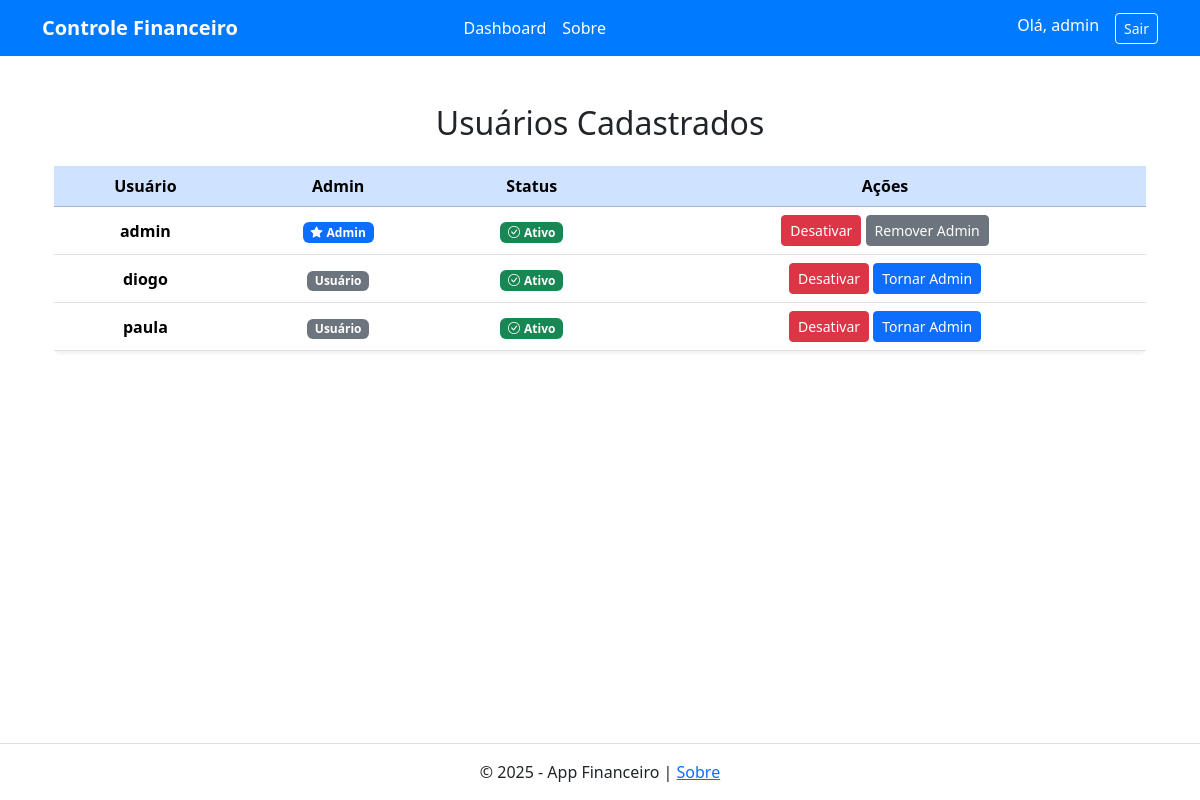
Page /admin/usuários (signed in) on the earlier database version.
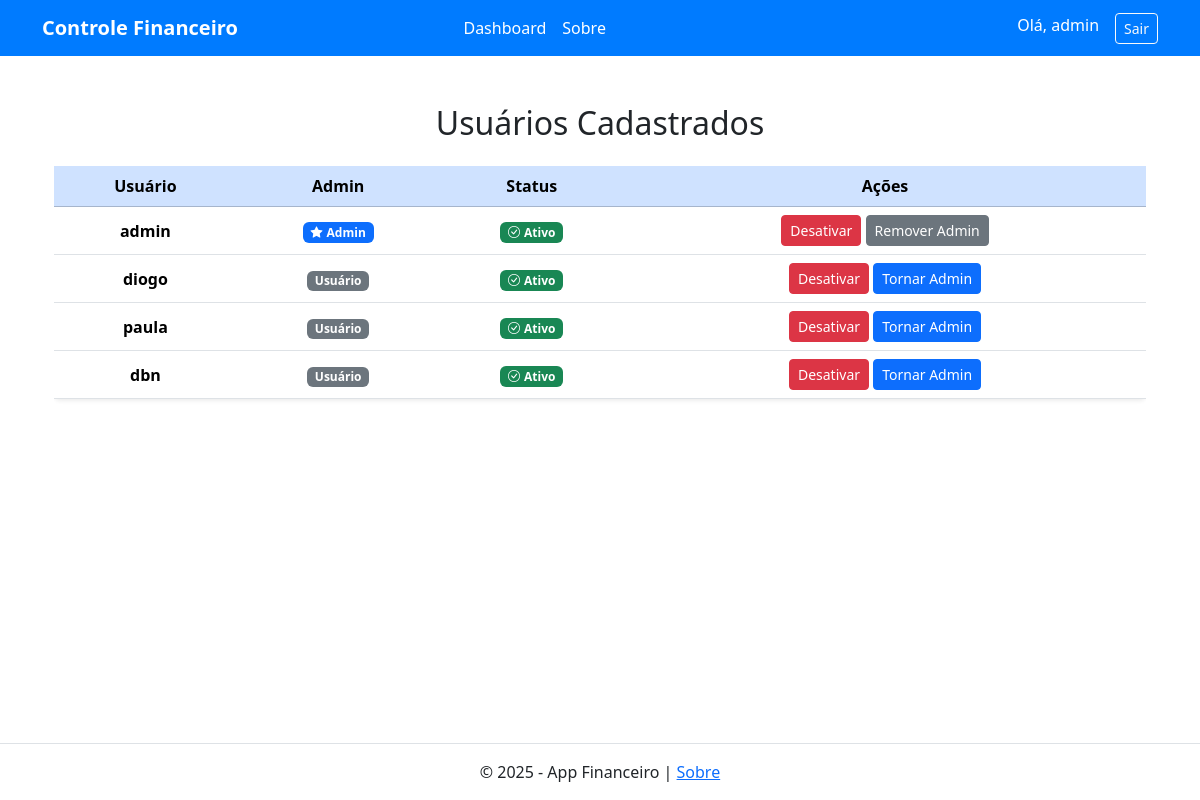
Same page on the later database version.
### tables this page shows
CREATE TABLE usuarios (
            id INTEGER PRIMARY KEY AUTOINCREMENT,
            username TEXT NOT NULL UNIQUE,
            senha_hash TEXT NOT NULL
        , is_admin BOOLEAN DEFAULT 0, ativo BOOLEAN DEFAULT 1, nome TEXT, sobrenome TEXT, cpf TEXT, nascimento TEXT, cidade TEXT, estado TEXT, celular TEXT, email TEXT, origem TEXT, canal TEXT);

### app.py (the view)
@app.route('/admin/usuários')
def listar_usuarios():
    if not session.get('is_admin'):
        flash('Acesso restrito para administradores.', 'danger')
        return redirect(url_for('login'))
    with sqlite3.connect('financeiro.db') as conexao:
        cursor = conexao.cursor()
        cursor.execute("SELECT id, username, senha_hash, is_admin, ativo FROM usuarios")
        usuarios = cursor.fetchall()
    return render_template('admin/usuarios.html', usuarios=usuarios)

### templates/admin/usuarios.html (shortened to what this page needs)
{% extends 'base.html' %}
{% block content %}
<div class="container mt-5">
    <h2 class="mb-4 text-center">Usuários Cadastrados</h2>
    <div class="table-responsive">
        <table class="table table-hover align-middle text-center shadow-sm rounded">
            <thead class="table-primary">
                <tr>
                    <th>Usuário</th>
                    <th>Admin</th>
                    <th>Status</th>
                    <th>Ações</th>
                </tr>
            </thead>
            <tbody>
                {% for usuario in usuarios %}
                <tr>
                    <td class="fw-semibold">{{ usuario[1] }}</td>
                    <td>
                        {% if usuario[3] %}
                            <span class="badge bg-primary"><i class="bi bi-star-fill me-1"></i>Admin</span>
                        {% else %}
                            <span class="badge bg-secondary">Usuário</span>
                        {% endif %}
                    </td>
                    <td>
                        {% if usuario[4] == 1 %}
                            <span class="badge bg-success"><i class="bi bi-check-circle me-1"></i>Ativo</span>
                        {% else %}
                            <span class="badge bg-danger"><i class="bi bi-x-circle me-1"></i>Inativo</span>
                        {% endif %}
                    </td>
                    <td>
                        <button class="btn btn-sm {% if usuario[4] %}btn-danger{% else %}btn-success{% endif %}"
                                data-bs-toggle="modal"
                                data-bs-target="#confirmarAcao{{ usuario[0] }}">
                            {% if usuario[4] %}Desativar{% else %}Ativar{% endif %}
                        </button>
                        <button class="btn btn-sm {% if usuario[3] %}btn-secondary{% else %}btn-primary{% endif %}"
                                data-bs-toggle="modal"
                                data-bs-target="#confirmarAdmin{{ usuario[0] }}">
                            {% if usuario[3] %}Remover Admin{% else %}Tornar Admin{% endif %}
                        </button>
                    </td>
                </tr>
                {% endfor %}
            </tbody>
        </table>
    </div>
</div>
{% endblock %}

### templates/base.html (shortened to what this page needs)
<!DOCTYPE html>
<html lang="pt-br">
<head>
    <link href="https://cdn.jsdelivr.net/npm/bootstrap@5.3.3/dist/css/bootstrap.min.css"
          rel="stylesheet"
>
    <link href="https://cdn.jsdelivr.net/npm/bootstrap-icons@1.10.5/font/bootstrap-icons.css" rel="stylesheet">
    <link rel="stylesheet" href="{{ url_for('static', filename='css/style.css') }}">
</head>
<body class="d-flex flex-column min-vh-100">
    {% include 'includes/navbar.html' %}
    <main class="container flex-grow-1">
        <div class="text-center">
            {% block content %}{% endblock %}
        </div>
    </main>
    {% include 'includes/footer.html' %}
</body>
</html>

### templates/includes/navbar.html (shortened to what this page needs)
<nav class="navbar navbar-expand-lg" style="background-color: #007BFF;">
    <div class="container">
        <a class="navbar-brand text-white fw-bold" href="{{ url_for('home') }}">Controle Financeiro</a>
        <div class="collapse navbar-collapse" id="navbarNav">
    {% if session.get('usuario') %}
        <ul class="navbar-nav mx-auto mb-2 mb-lg-0">
            {% if session['is_admin'] %}
                <li class="nav-item">
                    <a class="nav-link text-white" href="{{ url_for('admin_dashboard') }}">Dashboard</a>
                </li>
                <li class="nav-item">
                    <a class="nav-link text-white" href="{{ url_for('about') }}">Sobre</a>
                </li>
            {% endif %}
        </ul>
        <div class="d-flex ms-auto">
            <span class="text-white me-3">Olá, {{ session['usuario']['username'] }}</span>
            <a class="btn btn-outline-light btn-sm" href="{{ url_for('logout') }}">Sair</a>
        </div>
    {% else %}
        <div class="ms-auto">
            <a class="btn btn-outline-light btn-sm" href="{{ url_for('login') }}">Entrar</a>
        </div>
    {% endif %}
</div>
    </div>
</nav>

### templates/includes/footer.html
<footer class="text-center mt-5 py-3 border-top">
    <p class="mb-0">
        &copy; 2025 - App Financeiro | <a href="{{ url_for('about') }}">Sobre</a>
    </p>
</footer>

Differences in the rows shown:
added usuarios: username "dbn", is_admin "Usuário", ativo True (drawn)
